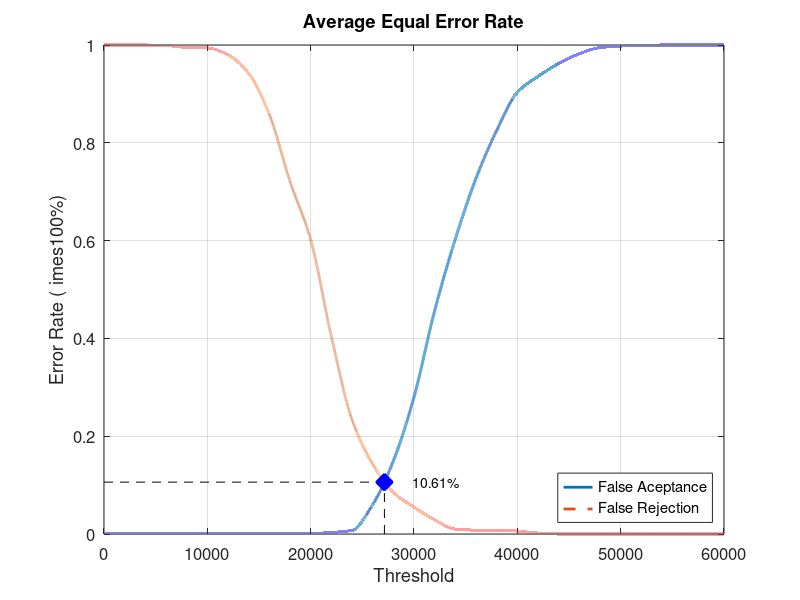
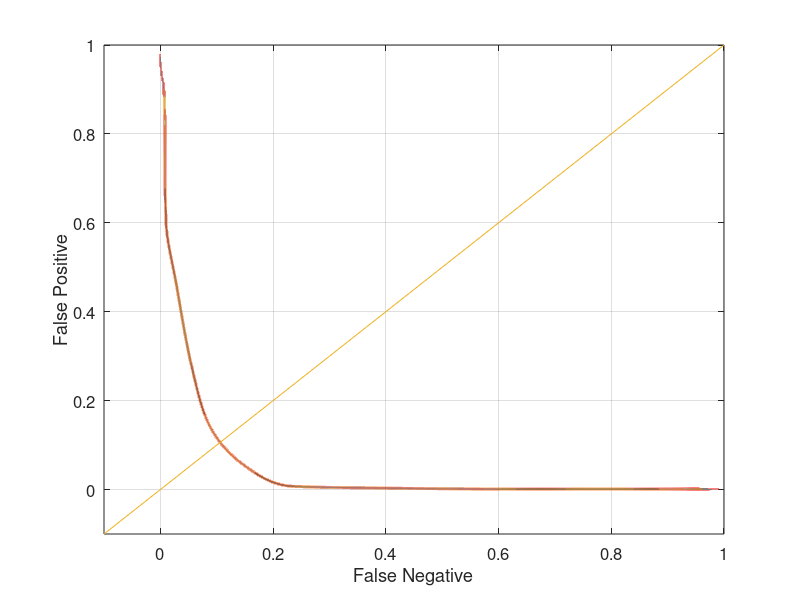

Write the MATLAB code that produced these figures, in order.
close all;
clear;
clc;
x = 0:2000:60000;
xq = 0:0.5:60000;

y0 = [0 0.00105263 0.00105263 0.00105263 0.00105263 0.00105263 0.00105263 0.00105263 0.00105263 0.00105263 0.00105263 0.0031579 0.00736842 0.06 0.149474 0.28 0.456842 0.603158 0.727368 0.825263 0.903158 0.935789 0.962105 0.982105 0.994737 0.997895 0.998947 1 1 1 1]
yy0 = interp1(x, y0, xq, 'pchip');
y1 = [1 1 1 0.999 0.995 0.994 0.98 0.942 0.858 0.721 0.602 0.404 0.234 0.143 0.085 0.055 0.029 0.01 0.008 0.008 0.006 0.002 0 0 0 0 0 0 0 0 0]
yy1 = interp1(x, y1, xq, 'pchip');

% Calculating EER: 
y2 = abs(y0 - y1);
find(y2 == min(y2))
yy2 = abs(yy0 - yy1);
xEER = find(yy2 == min(yy2));
xEERIndex = xq(xEER) % X-axis EER
yEER = yy0(xEER) % Y-axis EER

main = figure
plot(xq, yy0,'-','LineWidth', 2);	hold on
plot(xq, yy1,'--','LineWidth', 2);	hold on
plot([xEERIndex xEERIndex], [0 yEER], 'k--');	hold on
plot([0 xEERIndex], [yEER yEER], 'k--');	hold on
plot(xEERIndex, yEER, 'bx', 'LineWidth', 10);	hold on
text(xEERIndex + 10 * xEERIndex / 100, yEER, [num2str(round((10000 * yEER)) / 100) '%'])
legend('False Aceptance', 'False Rejection', 'Location', 'SouthEast')
xlabel('Threshold')
ylabel('Error Rate (	imes100%)')
title('Average Equal Error Rate')
set(gca, 'FontSize', 12)
axis([0 60000 0 1])
grid on

print(main, 'Database4AverageMain', '-dpng');
FNRxFPR = figure('Color', [1 1 1]);
plot(yy1, yy0, '-', yy1, yy0, 'LineWidth', 2);
hold on
y = -0.1:0.1:1
plot(y, y); 
set(gca, 'FontSize', 12)
xlabel('False Negative')
ylabel('False Positive')
axis([-0.1 1 -0.1 1])
set(gca, 'FontSize', 12)
grid on

print(FNRxFPR, 'Database4AverageFNRxFPR','-dpng');
